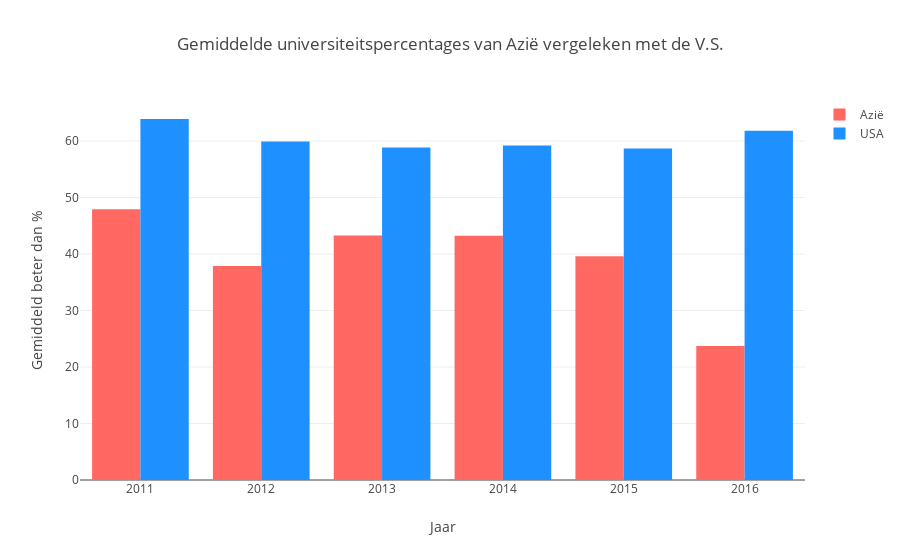

The notebook cell this image was saved under:
### Code cell
barplot_ranks()

### Figure 1 — Plotly figure (JSON) as saved in the notebook; plotly's stock layout.template omitted (floating-point values rounded to 4 significant figures)
{"data": [{"marker": {"color": "#FF6961"}, "name": "Azië", "type": "bar", "uid": "c2dbf5cb-8e49-44d9-91ea-f40f027a7690", "x": [2011, 2012, 2013, 2014, 2015, 2016], "y": [47.92, 37.86, 43.29, 43.23, 39.61, 23.74]}, {"marker": {"color": "#1e90ff"}, "name": "USA", "type": "bar", "uid": "fc209ca6-ee99-485e-85a3-2d304029dbad", "x": [2011, 2012, 2013, 2014, 2015, 2016], "y": [63.9, 59.93, 58.84, 59.19, 58.69, 61.8]}], "layout": {"barmode": "group", "title": {"text": "Gemiddelde universiteitspercentages van Azië vergeleken met de V.S."}, "xaxis": {"title": {"text": "Jaar"}, "type": "category"}, "yaxis": {"title": {"text": "Gemiddeld beter dan %"}}}}
